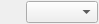
<?xml version="1.0" encoding="UTF-8"?>
<ui version="4.0">
 <class>DABrushEditWidget</class>
 <widget class="QWidget" name="DABrushEditWidget">
  <property name="geometry">
   <rect>
    <x>0</x>
    <y>0</y>
    <width>95</width>
    <height>24</height>
   </rect>
  </property>
  <property name="minimumSize">
   <size>
    <width>0</width>
    <height>22</height>
   </size>
  </property>
  <property name="windowTitle">
   <string>Brush Edit</string>
  </property>
  <layout class="QHBoxLayout" name="horizontalLayout">
   <property name="spacing">
    <number>1</number>
   </property>
   <property name="leftMargin">
    <number>1</number>
   </property>
   <property name="topMargin">
    <number>1</number>
   </property>
   <property name="rightMargin">
    <number>1</number>
   </property>
   <property name="bottomMargin">
    <number>1</number>
   </property>
   <item>
    <widget class="DA::DAColorPickerButton" name="colorButton">
     <property name="sizePolicy">
      <sizepolicy hsizetype="Preferred" vsizetype="Fixed">
       <horstretch>0</horstretch>
       <verstretch>0</verstretch>
      </sizepolicy>
     </property>
     <property name="text">
      <string/>
     </property>
     <property name="autoRaise">
      <bool>true</bool>
     </property>
    </widget>
   </item>
   <item>
    <widget class="DA::DABrushStyleComboBox" name="comboBox">
     <property name="sizePolicy">
      <sizepolicy hsizetype="Expanding" vsizetype="Fixed">
       <horstretch>0</horstretch>
       <verstretch>0</verstretch>
      </sizepolicy>
     </property>
    </widget>
   </item>
  </layout>
 </widget>
 <customwidgets>
  <customwidget>
   <class>DA::DABrushStyleComboBox</class>
   <extends>QComboBox</extends>
   <header>DABrushStyleComboBox.h</header>
  </customwidget>
  <customwidget>
   <class>DA::DAColorPickerButton</class>
   <extends>QToolButton</extends>
   <header>DAColorPickerButton.h</header>
  </customwidget>
 </customwidgets>
 <resources/>
 <connections/>
</ui>
